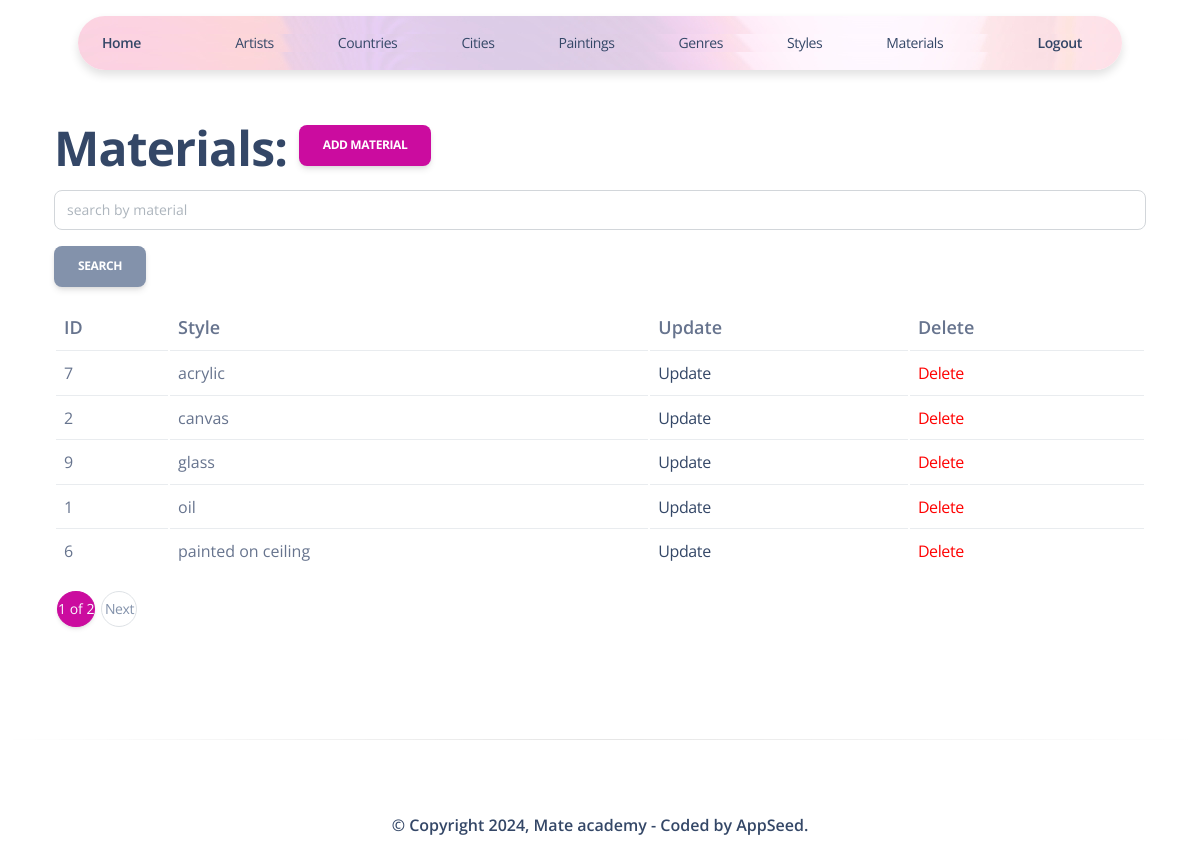
The app's page /materials/ (signed in) with its own data.
### gallery/models.py (models this page shows)
class Material(models.Model):
    material_name = models.CharField(max_length=255)
    class Meta:
        ordering = ("material_name",)
    def __str__(self):
        return self.material_name

### gallery/views.py (the view)
# urls.py: path("materials/", MaterialListView.as_view(), name="material-list"),
class MaterialListView(LoginRequiredMixin, generic.ListView):
    model = Material
    paginate_by = 5
    def get_context_data(self, *, object_list=None, **kwargs):
        context = super(MaterialListView, self).get_context_data(**kwargs)
        material_name = self.request.GET.get("material_name", "")
        context["search_form"] = MaterialSearchForm(
            initial={"material_name": material_name}
        )
        return context
    def get_queryset(self):
        queryset = Material.objects.all()
        form = MaterialSearchForm(self.request.GET)
        if form.is_valid():
            return queryset.filter(material_name__icontains=form.cleaned_data["material_name"])
        return queryset

### gallery/forms.py
class MaterialSearchForm(forms.Form):
    material_name = forms.CharField(
        max_length=255,
        required=False,
        label="",
        widget=forms.TextInput(
            attrs={
                "placeholder": "search by material"
            }
        )
    )

### gallery/templatetags/query_transform.py (called while the page is built)
@register.simple_tag
def query_transform(request, **kwargs):
    updated = request.GET.copy()
    for key, value in kwargs.items():
        if value is not None:
            updated[key] = value
        else:
            updated.pop(key, 0)
    return updated.urlencode()

### templates/gallery/material_list.html
{% extends "layouts/base_sections.html" %}
{% block header %}
  {% include 'includes/navigation.html' %}
{% endblock header %}
{% block content %}
  <div class="container mt-5">
    <h1>Materials:
      <a class="float-right btn btn-primary" href="{% url 'gallery:material-create' %}">Add material</a>
    </h1>
    {% include "includes/search_form.html" %}
    {% if material_list %}
      <table class="table">
        <tr style="font-size: large">
          <th>ID</th>
          <th>Style</th>
          <th>Update</th>
          <th>Delete</th>
        </tr>
        {% for material in material_list %}
          <tr>
            <td>
              {{ material.id }}
            </td>
            <td>
              {{ material }}
            </td>
            <td>
              <a href="{% url 'gallery:material-update' material.id %}">Update</a>
            </td>
            <td>
              <a style="color: red" href="{% url 'gallery:material-delete' material.id %}">Delete</a>
            </td>
          </tr>
        {% endfor %}
      </table>
    {% else %}
      <p>There are no material in the gallery.</p>
    {% endif %}
  </div>
{% endblock %}

### records on screen
Material: id "7", material_name "acrylic"
Material: id "2", material_name "canvas"
Material: id "9", material_name "glass"
Material: id "1", material_name "oil"
Material: id "6", material_name "painted on ceiling"

### other values on screen
{{ page_obj.number }} "1"
{{ paginator.num_pages }} "2"
